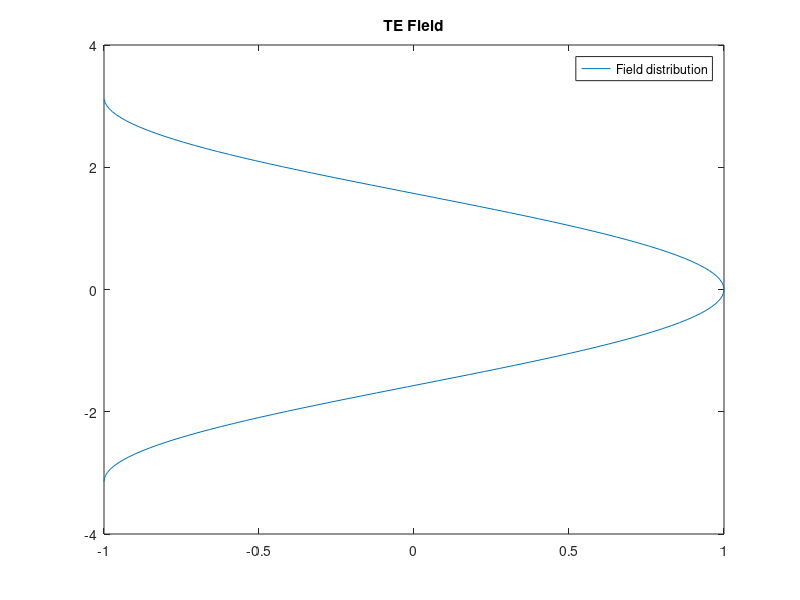
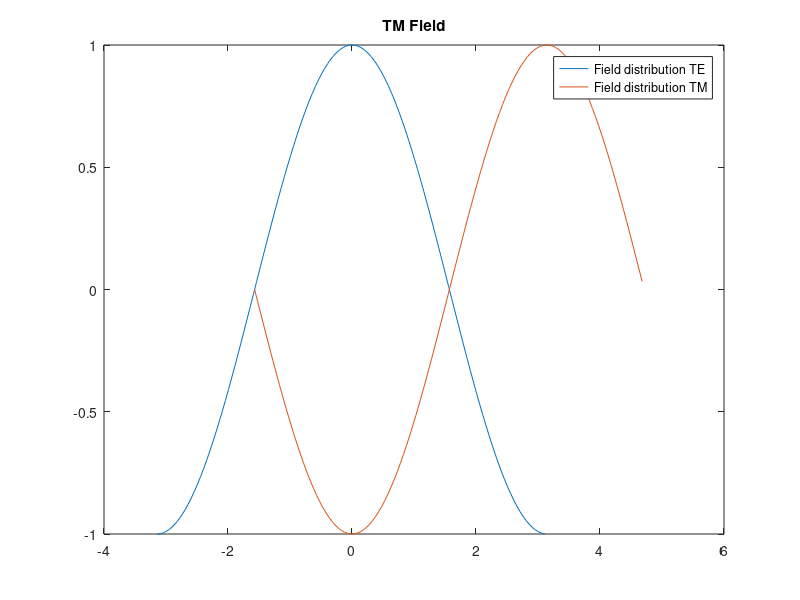

Source code (MATLAB) for these figures, in order:
% Bryan Jay
% Question 5 

n_air = 1.00; 
n_1 = 1.50;
n_2 = 1.49; 

lamda = 1.55e-6; 

% wafer width
d_1 = 5.9;
d_2 = 10; 
d_3 = d_1; 

% normalized frequency
V_1 = ((2*pi)/lamda)*(d_1)*sqrt(n_1^2 - n_2^2);
V_2 = ((2*pi)/lamda)*(d_2)*sqrt(n_1^2 - n_2^2);
V_3 = ((2*pi)/lamda)*(d_3)*sqrt(n_1^2 - n_2^2);

% get the asymetric factor
c = (n_2^2 - n_air^2)/(n_1^2 - n_2^2);

% get the b values from the b-V curve of the TE modes 
b_1 = 0.636; 
b_2 = 0.847; 
b_3 = 0.636; 

% Calculate the effective index 
n_eff_1 = sqrt(b_1 * (n_1^2 - n_2^2) + n_2^2);
n_eff_2 = sqrt(b_2 * ( n_1^2 - n_2^2) + n_2^2); 
n_eff_3 = sqrt(b_3 * (n_1^2 - n_2^2) + n_2^2);

V_final = ((2*pi)/lamda)*19*sqrt(n_eff_2^2 - n_eff_1^2);

% Plot of the field distribution for TE
figure(1);
t = -pi:0.05:pi;
plot(cos(t), t);
title('TE Field')
legend('Field distribution');


% Plot of the field distribution for TM
figure(2);
t = -pi:0.05:pi;
plot(t,cos(t),-pi/2:0.05:(1.5*pi),sin(t))
title('TM Field')
legend('Field distribution TE','Field distribution TM');

